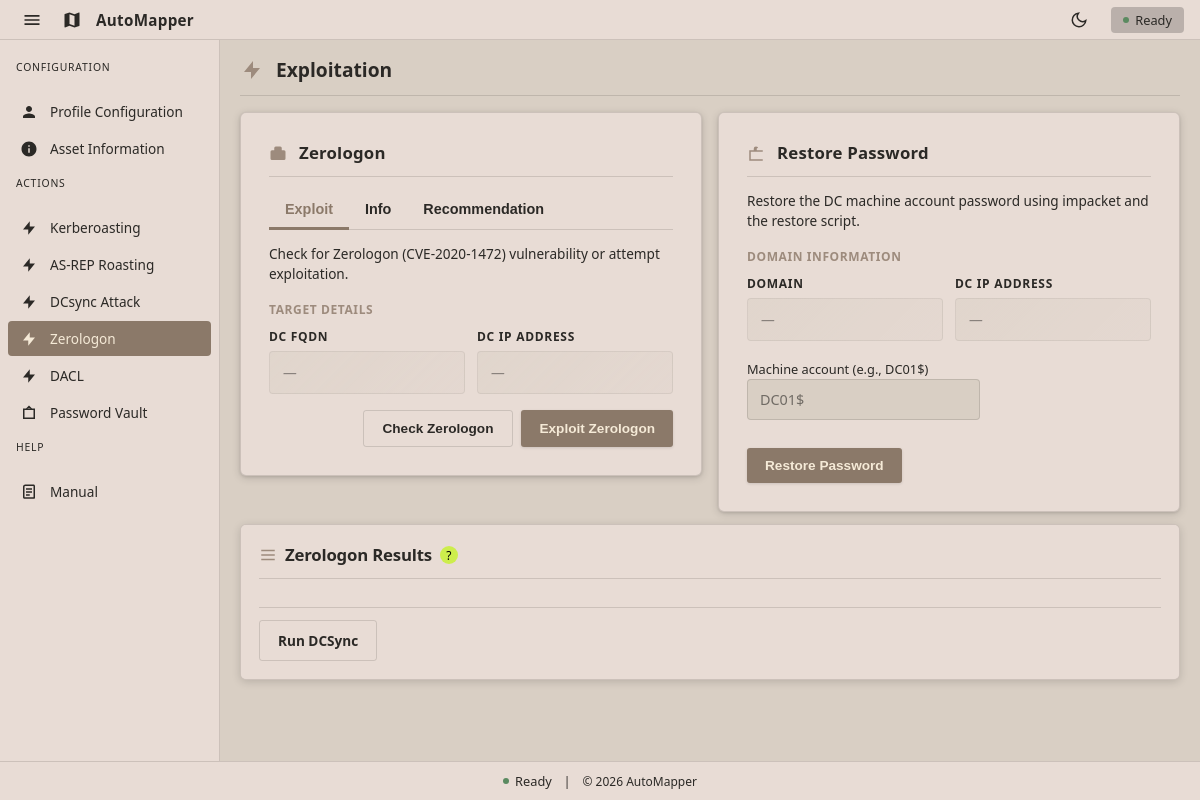
Page /zerologon on the earlier database version.
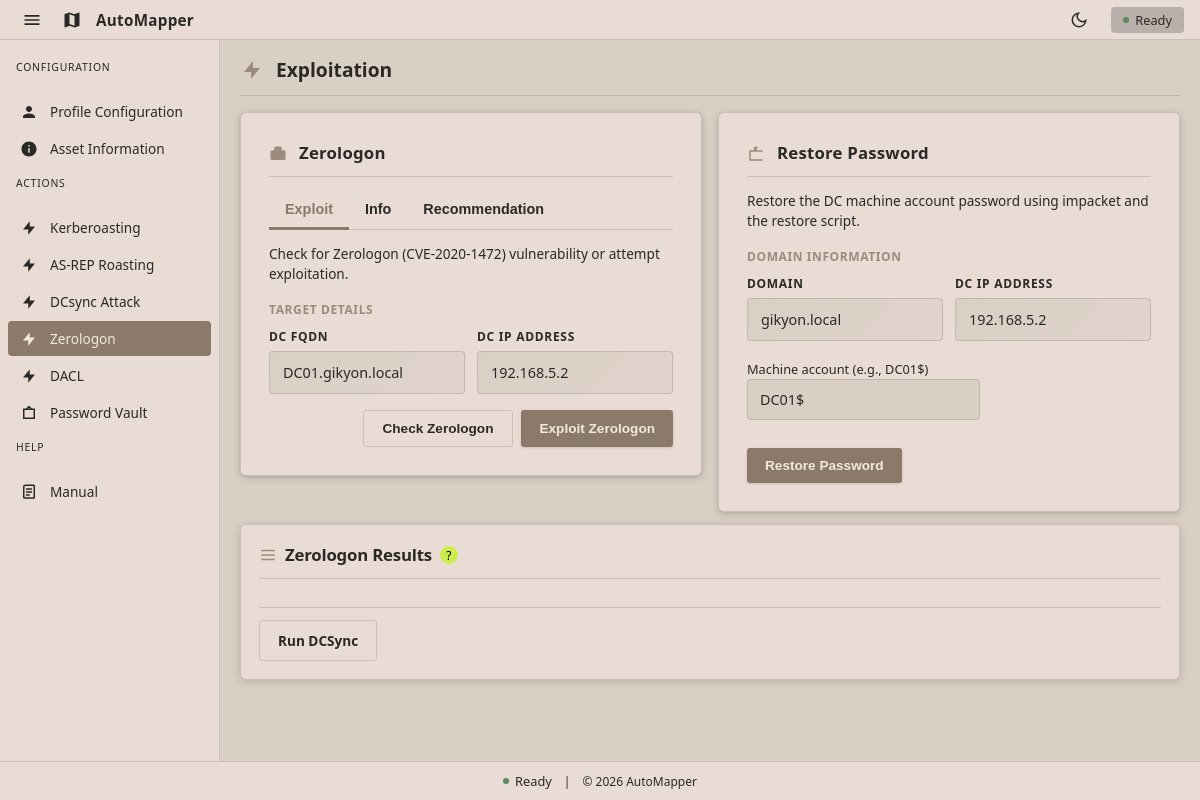
Same page on the later database version.
### tables this page shows
CREATE TABLE profiles (
    description text,
    name text,
    password text,
    ntlmHash text,
    domain text,
    dc_ip text,
    fqdn text
, username text, dc_fqdn text, profile_description text, ntlm_hash text);

### app/routes/main.py (the view, shortened to what this page needs)
@main_bp.route("/zerologon", methods=["GET", "POST"])
def zerologon():
    creds = _get_creds()
    profiles = fetch_profiles()
    active_profile = get_active_profile()
    results = []
    error = None
    status_message = None
    action = None
    vault_next_step = False
    selected_restore_profile = None
    restore_use_profile = False
    dc_host = (creds.get("dc_fqdn") or "").strip()
    dc_name = dc_host.split(".", 1)[0] if dc_host else ""
    is_admin_user = (creds.get("username") or "").strip().lower() == "administrator"
    def format_dcsync_results(dcsync_results):
        lines = []
        for entry in dcsync_results:
            if isinstance(entry, dict):
                username = entry.get("username", "Unknown")
                hash_value = entry.get("hash", "")
                timestamp = entry.get("timestamp")
                if timestamp:
                    lines.append(f"{username}: {hash_value} ({timestamp})")
                else:
                    lines.append(f"{username}: {hash_value}")
            else:
                lines.append(str(entry))
        return lines
    return _render_exploit(
        "zerologon.html",
        creds,
        results,
        error,
        status_message,
        action,
        profiles=profiles,
        active_profile=active_profile,
        selected_restore_profile=None,
        restore_use_profile=restore_use_profile,
        dc_name=dc_name,
        vault_next_step=vault_next_step,
    )

### app/db/database.py (called while the page is built)
def get_db():
    conn = sqlite3.connect(DB_PATH)
    conn.row_factory = sqlite3.Row
    return conn

def fetch_profiles():
    conn = get_db()
    try:
        rows = conn.execute(
            """
            SELECT name, username, password, ntlm_hash, domain, dc_ip, dc_fqdn, profile_description
            FROM profiles
            ORDER BY name
            """
        ).fetchall()
    finally:
        conn.close()
    profiles = {}
    for row in rows:
        profiles[row["name"]] = {
            "username": row["username"],
            "password": row["password"],
            "ntlm_hash": row["ntlm_hash"],
            "domain": row["domain"],
            "dc_ip": row["dc_ip"],
            "dc_fqdn": row["dc_fqdn"],
            "profile_description": row["profile_description"],
        }
    return profiles

def get_active_profile():
    conn = get_db()
    try:
        row = conn.execute(
            "SELECT value FROM app_state WHERE key = ?",
            ("active_profile",),
        ).fetchone()
    finally:
        conn.close()
    return row["value"] if row else None

### app/templates/zerologon.html (shortened to what this page needs)
{% extends 'base.html' %}
{% block content %}
<div class="page-header">
  <svg viewBox="0 0 24 24"><path d="M13 10V3L4 14h7v7l9-11h-7z"/></svg>
  <h1 class="page-title">Exploitation</h1>
</div>
<section class="card-grid zerologon-grid">
  <div class="card restore-card">
    <div class="card-header">
      <svg viewBox="0 0 24 24"><path d="M20 7h-3V4a2 2 0 0 0-2-2H9a2 2 0 0 0-2 2v3H4a2 2 0 0 0-2 2v9a2 2 0 0 0 2 2h16a2 2 0 0 0 2-2V9a2 2 0 0 0-2-2z"/></svg>
      <h1>Zerologon</h1>
    </div>
    <div class="tab-bar">
      <button class="tab-btn active" data-tab="zero-exploit-tab">Exploit</button>
      <button class="tab-btn" data-tab="zero-info-tab">Info</button>
      <button class="tab-btn" data-tab="zero-rec-tab">Recommendation</button>
    </div>
    <div id="zero-exploit-tab" class="tab-content active">
      <p class="subtitle">Check for Zerologon (CVE-2020-1472) vulnerability or attempt exploitation.</p>
      <div class="credentials-section-label">Target Details</div>
      <div class="credentials-grid">
        <div class="field-card">
          <label class="field-label">DC FQDN</label>
          <div class="field-value {% if not creds.dc_fqdn %}empty{% endif %}">{{ creds.dc_fqdn or '—' }}</div>
        </div>
        <div class="field-card">
          <label class="field-label">DC IP Address</label>
          <div class="field-value {% if not creds.dc_ip %}empty{% endif %}">{{ creds.dc_ip or '—' }}</div>
        </div>
      </div>
      <form method="POST" class="actions" style="margin-top: 0;">
        <button class="btn secondary" name="action" value="check">
          Check Zerologon
        </button>
        <button class="btn" name="action" value="exploit">
          Exploit Zerologon
        </button>
      </form>
    </div>
  </div>
  <div class="card">
    <div class="card-header">
      <svg viewBox="0 0 24 24"><path d="M21 7h-6V5a3 3 0 0 0-6 0v2H3v14h18V7zm-8-2a1 1 0 0 1 2 0v2h-2V5zm8 14H5V9h16v10z"/></svg>
      <h1>Restore Password</h1>
    </div>
    <p class="subtitle">Restore the DC machine account password using impacket and the restore script.</p>
    <div class="credentials-section-label">Domain Information</div>
    <div class="credentials-grid">
      <div class="field-card">
        <label class="field-label">Domain</label>
        <div class="field-value {% if not creds.domain %}empty{% endif %}">{{ creds.domain or '—' }}</div>
      </div>
      <div class="field-card">
        <label class="field-label">DC IP Address</label>
        <div class="field-value {% if not creds.dc_ip %}empty{% endif %}">{{ creds.dc_ip or '—' }}</div>
      </div>
    </div>
    <form method="POST" class="form">
      <div class="field">
        <label for="machine-account">Machine account (e.g., DC01$)</label>
        <input
          id="machine-account"
          name="machine_account"
          type="text"
          class="input"
          placeholder="DC01$"
          value="{{ (dc_name ~ '$') if dc_name else '' }}"
        />
      </div>
      <div class="actions">
        <button class="btn" name="action" value="restore">
          Restore Password
        </button>
      </div>
    </form>
  </div>
</section>
<section class="card result-card">
  <div class="card-header">
  <svg viewBox="0 0 24 24">
    <path d="M3 5h18v2H3V5zm0 6h18v2H3v-2zm0 6h18v2H3v-2z"/>
  </svg>
  <div class="header-with-tooltip">
    <h1>Zerologon Results</h1>
    <div class="tooltip-container">
      <span class="info-icon">?</span>
    </div>
  </div>
</div>
<div class="actions">
  <a class="btn secondary" href="{{ url_for('main.dcsync') }}">
    Run DCSync
  </a>
</div>
</section>
{% endblock %}

Differences in the rows shown:
added profiles: dc_fqdn "DC01.gikyon.local", dc_ip "192.168.5.2", domain "gikyon.local"
Other differences:
form field machine_account: (not shown) → "DC01$"
{{ creds.dc_fqdn or '—' }}: "—" → (not shown)
{{ creds.dc_ip or '—' }}: "—" → (not shown)
{{ creds.domain or '—' }}: "—" → (not shown)
